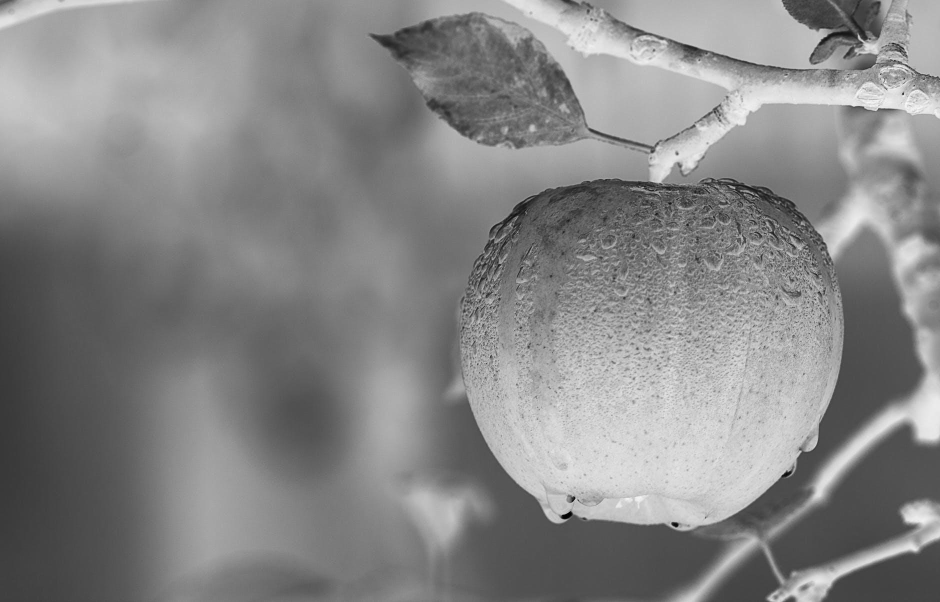
%> input picture gry.jpg, 1880 x 1204 px (shown at 1/2 size)
$ octave lab_3_3.m   (GNU Octave 9; MATLAB toolbox functions it lacks are replaced by stand-ins)
%> lines starting %> are read from the running program, lines starting %| are printed output that depends on the picture
close all;
clear all;
clc

img = imread('gry.jpg');
%> img is the input picture: size 1204x1880 uint8; min 0, max 255, mean 133.8
img = imresize(img, [512, 512]);
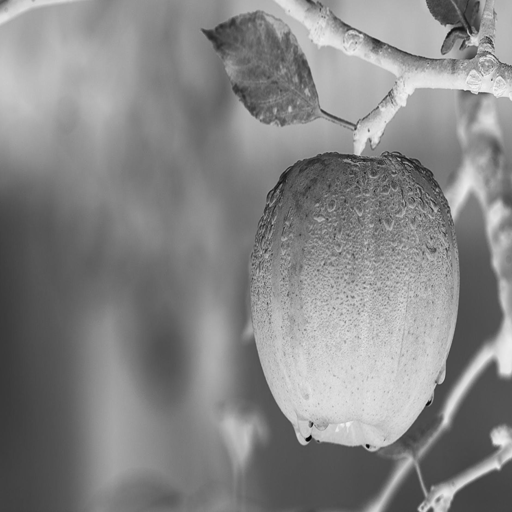
%> img: size 512x512 uint8; min 0, max 244, mean 133.8
shape = size(img);
%> shape = [512 512]
[x, y] = size(img);
%> x = 512; y = 512

%% adding noise to the image
SI_img = imnoise(img,'salt & pepper');
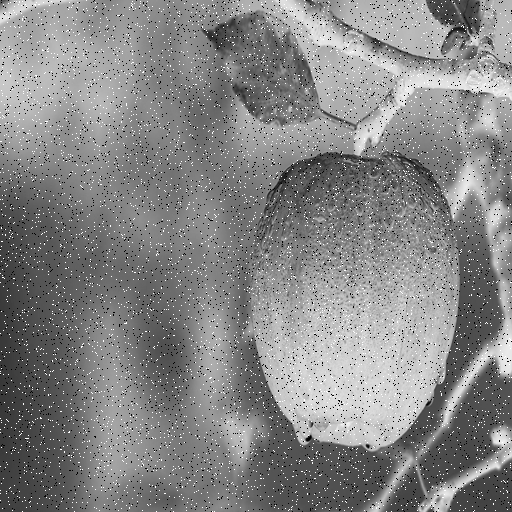
%> SI_img: size 512x512 uint8; min 0, max 255, mean 133.5
GI_img = imnoise(img,'gaussian');
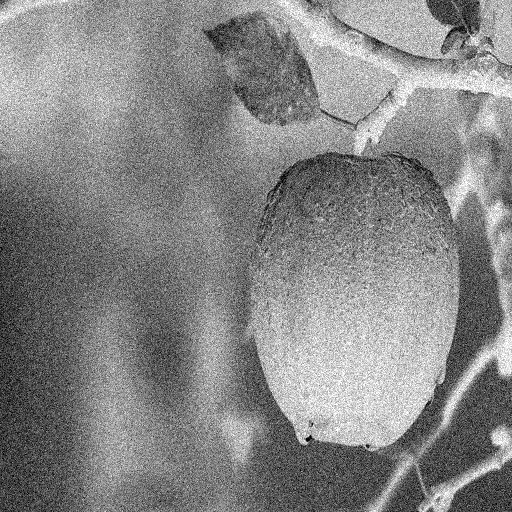
%> GI_img: size 512x512 uint8; min 0, max 255, mean 133.7

%% Harmonic mean filter
Kr = 3; % window size
Kc = 3;

Sg = im2double(SI_img);
Gg = im2double(GI_img);

SF = (Kr*Kc)./imfilter(1./(Sg+eps), ones(Kr, Kc), 'replicate');
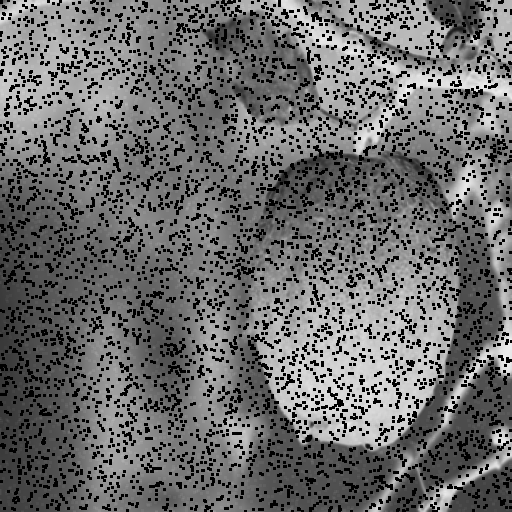
%> SF: size 512x512 double; min 5e-16, max 0.938, mean 0.422
GF = (Kr*Kc)./imfilter(1./(Gg+eps), ones(Kr, Kc), 'replicate');
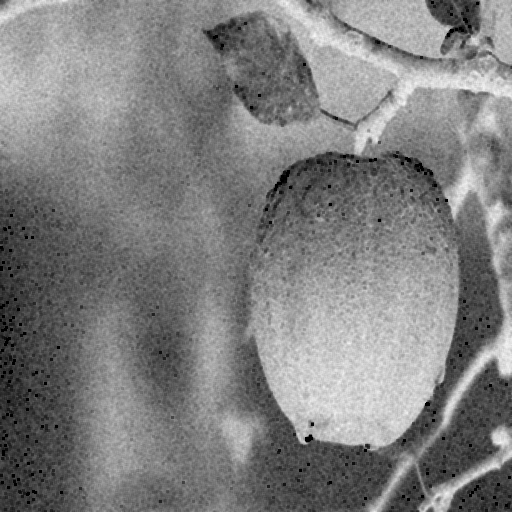
%> GF: size 512x512 double; min 3.33e-16, max 0.971, mean 0.5

peak_psnrs = psnr(uint8(SF), SI_img);
%> peak_psnrs = 5.08
SF_psnr = squeeze(peak_psnrs);
%> SF_psnr = 5.08
disp('Harmonic Filter PSNR on Salt-paper image:');
disp(SF_psnr);
%| 5.0836

peak_psnrs = psnr(uint8(GF), GI_img);
%> peak_psnrs = 5.1
GI_psnr = squeeze(peak_psnrs);
%> GI_psnr = 5.1
disp('Harmonic Filter PSNR on Gaussian noise image:');
disp(GI_psnr);
%| 5.0995


%% Plot images
figure(1);
set(gcf, 'Position', get(0, 'Screensize'));
subplot(221), imshow(SI_img), title('Salt-Paper Noisy Image', 'FontSize', 15);
subplot(222), imshow(SF), title('Gaussian Noise Image', 'FontSize', 15);
subplot(223), imshow(GI_img), title('Harmonic Mean Filtered Image', 'FontSize', 15);
subplot(224), imshow(GF), title('Harmonic Mean Filtered Image', 'FontSize', 15);
